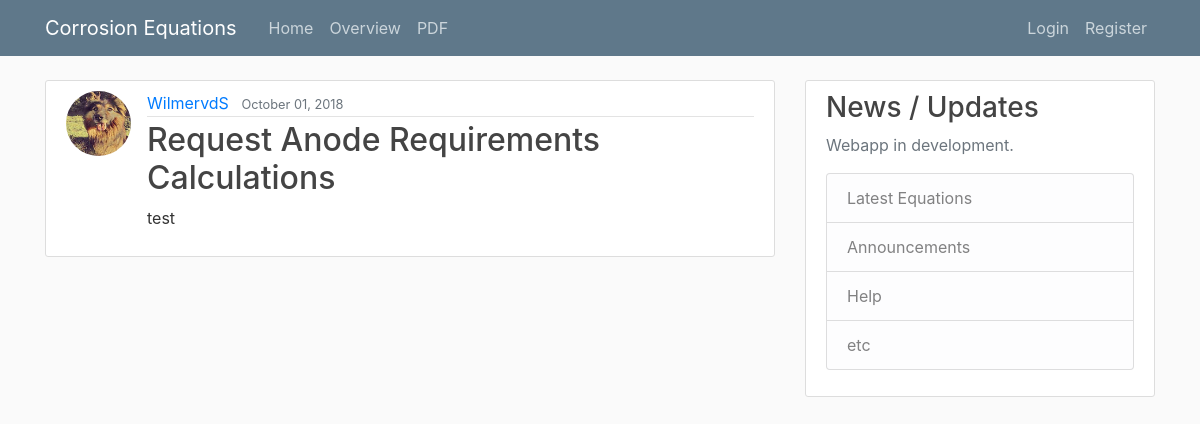
Screenshot of /post/32/ with the database file from the repository.
### blog/models.py (models this page shows, shortened)
class Post(models.Model):
    title = models.CharField(max_length=100)
    content = models.TextField()
    date_posted = models.DateTimeField(default=timezone.now)
    author = models.ForeignKey(User, on_delete=models.CASCADE)

### users/models.py (models this page shows, shortened)
class Profile(models.Model):
    user = models.OneToOneField(User, on_delete=models.CASCADE)
    image = models.ImageField(default='default.jpg', upload_to='profile_pics')

### blog/views.py (the view)
# urls.py: path('post/<int:pk>/', PostDetailView.as_view(), name='post-detail'),
class PostDetailView(DetailView):
    model = Post

### blog/templates/blog/post_detail.html (shortened to what this page needs)
{% extends "blog/base.html" %}
{% block content %}
  <article class="media content-section">
    <img class="rounded-circle article-img" src="{{ object.author.profile.image.url }}">
    <div class="media-body">
      <div class="article-metadata">
        <a class="mr-2" href="{% url 'user-posts' object.author.username %}">{{ object.author }}</a>
        <small class="text-muted">{{ object.date_posted|date:"F d, Y" }}</small>
      </div>
      <h2 class="article-title">{{ object.title }}</h2>
      <p class="article-content">{{ object.content }}</p>
    </div>
  </article>
{% endblock content %}

### blog/static/blog/main.css (style rules this page uses)
body { background: #fafafa; color: #333333; margin-top: 5rem; }
h1, h2, h3, h4, h5, h6 { color: #444444; }
.content-section { background: #ffffff; padding: 10px 20px; border: 1px solid #dddddd; border-radius: 3px; margin-bottom: 20px; }
.article-title { color: #444444; }
.article-content { white-space: pre-line; }
.article-img { height: 65px; width: 65px; margin-right: 16px; }
.article-metadata { padding-bottom: 1px; margin-bottom: 4px; border-bottom: 1px solid #e3e3e3 }

### rows the page displays
Post: author.profile.image (picture), author "WilmervdS", date_posted "October 01, 2018", title "Request Anode Requirements Calculations", content "test"
